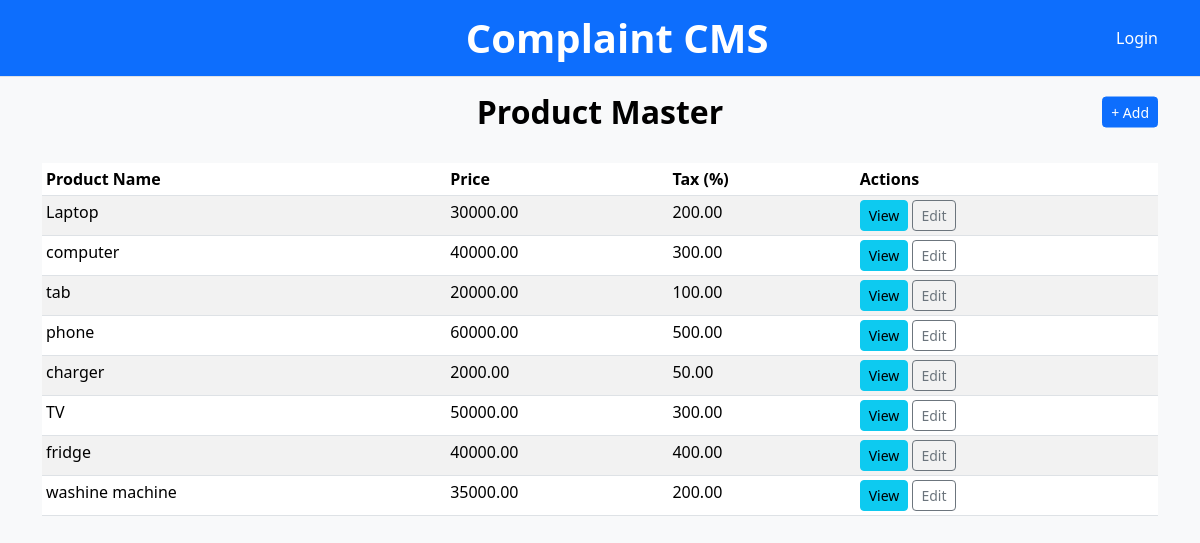
The page /app/products/ on the database its author committed.
### web/models.py (models this page shows, shortened)
class Product(models.Model):
    name = models.CharField(max_length=150)
    price = models.DecimalField(max_digits=10, decimal_places=2)
    tax = models.DecimalField(max_digits=5, decimal_places=2, help_text="%")

### web/views.py (the view)
# urls.py: path("products/", views.product_list, name="product_list"),
def product_list(request):
    products = Product.objects.all()
    return render(request, "product_list.html", {"products": products})

### web/templates/product_list.html
{% extends "base.html" %}
{% block content %}
<div class="position-relative mb-2">
  <h2 class="text-center" style="color:black;">Product Master</h2>
  <a href="{% url 'product_create' %}" class="btn btn-sm btn-primary position-absolute end-0 top-50 translate-middle-y">
    + Add
  </a>
</div><br>
<table class="table table-sm table-striped">
  <thead>
    <tr>
      <th>Product Name</th>
      <th>Price</th>
      <th>Tax (%)</th>
      <th>Actions</th>
    </tr>
  </thead>
  <tbody>
    {% for p in products %}
    <tr>
      <td>{{ p.name }}</td>
      <td>{{ p.price }}</td>
      <td>{{ p.tax }}</td>
      <td>
        <a class="btn btn-sm btn-info" href="{% url 'product_detail' p.pk %}">View</a>
        <a href="{% url 'product_edit' p.pk %}" class="btn btn-sm btn-outline-secondary">Edit</a>
      </td>
    </tr>
    {% empty %}
    <tr>
      <td colspan="4">No products found.</td>
    </tr>
    {% endfor %}
  </tbody>
</table>
{% endblock %}

### static/css/style.css (style rules this page uses)
h2 { font-weight: bold; color: #0d6efd; }

### rows shown on the page
Product: name "Laptop", price "30000.00", tax "200.00"
Product: name "computer", price "40000.00", tax "300.00"
Product: name "tab", price "20000.00", tax "100.00"
Product: name "phone", price "60000.00", tax "500.00"
Product: name "charger", price "2000.00", tax "50.00"
Product: name "TV", price "50000.00", tax "300.00"
Product: name "fridge", price "40000.00", tax "400.00"
Product: name "washine machine", price "35000.00", tax "200.00"
